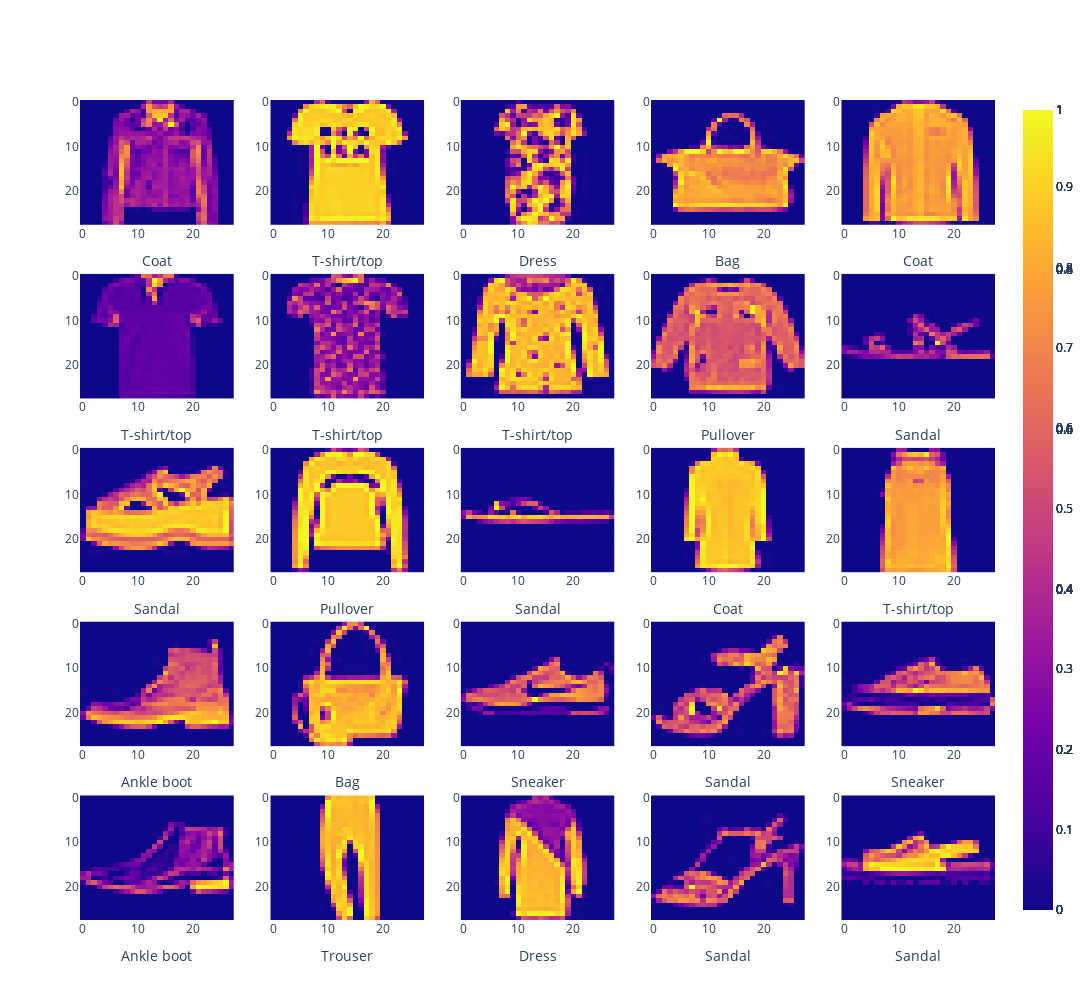

The notebook cell this image was saved under:
### Code cell
plotRandomImg(train_data, seed=212)

### Figure 1 — Plotly figure (JSON) as saved in the notebook; plotly's stock layout.template omitted (floating-point values rounded to 4 significant figures; data arrays with more than 128 entries replaced by an {"elided": "..."} marker saying what was removed)
{"data": [{"type": "heatmap", "xaxis": "x", "yaxis": "y", "z": {"elided": "28x28 float values"}}, {"type": "heatmap", "xaxis": "x2", "yaxis": "y2", "z": {"elided": "28x28 float values"}}, {"type": "heatmap", "xaxis": "x3", "yaxis": "y3", "z": {"elided": "28x28 float values"}}, {"type": "heatmap", "xaxis": "x4", "yaxis": "y4", "z": {"elided": "28x28 float values"}}, {"type": "heatmap", "xaxis": "x5", "yaxis": "y5", "z": {"elided": "28x28 float values"}}, {"type": "heatmap", "xaxis": "x6", "yaxis": "y6", "z": {"elided": "28x28 float values"}}, {"type": "heatmap", "xaxis": "x7", "yaxis": "y7", "z": {"elided": "28x28 float values"}}, {"type": "heatmap", "xaxis": "x8", "yaxis": "y8", "z": {"elided": "28x28 float values"}}, {"type": "heatmap", "xaxis": "x9", "yaxis": "y9", "z": {"elided": "28x28 float values"}}, {"type": "heatmap", "xaxis": "x10", "yaxis": "y10", "z": {"elided": "28x28 float values"}}, {"type": "heatmap", "xaxis": "x11", "yaxis": "y11", "z": {"elided": "28x28 float values"}}, {"type": "heatmap", "xaxis": "x12", "yaxis": "y12", "z": {"elided": "28x28 float values"}}, {"type": "heatmap", "xaxis": "x13", "yaxis": "y13", "z": {"elided": "28x28 float values"}}, {"type": "heatmap", "xaxis": "x14", "yaxis": "y14", "z": {"elided": "28x28 float values"}}, {"type": "heatmap", "xaxis": "x15", "yaxis": "y15", "z": {"elided": "28x28 float values"}}, {"type": "heatmap", "xaxis": "x16", "yaxis": "y16", "z": {"elided": "28x28 float values"}}, {"type": "heatmap", "xaxis": "x17", "yaxis": "y17", "z": {"elided": "28x28 float values"}}, {"type": "heatmap", "xaxis": "x18", "yaxis": "y18", "z": {"elided": "28x28 float values"}}, {"type": "heatmap", "xaxis": "x19", "yaxis": "y19", "z": {"elided": "28x28 float values"}}, {"type": "heatmap", "xaxis": "x20", "yaxis": "y20", "z": {"elided": "28x28 float values"}}, {"type": "heatmap", "xaxis": "x21", "yaxis": "y21", "z": {"elided": "28x28 float values"}}, {"type": "heatmap", "xaxis": "x22", "yaxis": "y22", "z": {"elided": "28x28 float values"}}, {"type": "heatmap", "xaxis": "x23", "yaxis": "y23", "z": {"elided": "28x28 float values"}}, {"type": "heatmap", "xaxis": "x24", "yaxis": "y24", "z": {"elided": "28x28 float values"}}, {"type": "heatmap", "xaxis": "x25", "yaxis": "y25", "z": {"elided": "28x28 float values"}}], "layout": {"coloraxis": {"showscale": false}, "height": 1000, "width": 1200, "xaxis": {"anchor": "y", "domain": [0, 0.168], "title": {"text": "Coat"}}, "xaxis10": {"anchor": "y10", "domain": [0.832, 1], "title": {"text": "Sandal"}}, "xaxis11": {"anchor": "y11", "domain": [0, 0.168], "title": {"text": "Sandal"}}, "xaxis12": {"anchor": "y12", "domain": [0.208, 0.376], "title": {"text": "Pullover"}}, "xaxis13": {"anchor": "y13", "domain": [0.416, 0.584], "title": {"text": "Sandal"}}, "xaxis14": {"anchor": "y14", "domain": [0.624, 0.792], "title": {"text": "Coat"}}, "xaxis15": {"anchor": "y15", "domain": [0.832, 1], "title": {"text": "T-shirt/top"}}, "xaxis16": {"anchor": "y16", "domain": [0, 0.168], "title": {"text": "Ankle boot"}}, "xaxis17": {"anchor": "y17", "domain": [0.208, 0.376], "title": {"text": "Bag"}}, "xaxis18": {"anchor": "y18", "domain": [0.416, 0.584], "title": {"text": "Sneaker"}}, "xaxis19": {"anchor": "y19", "domain": [0.624, 0.792], "title": {"text": "Sandal"}}, "xaxis2": {"anchor": "y2", "domain": [0.208, 0.376], "title": {"text": "T-shirt/top"}}, "xaxis20": {"anchor": "y20", "domain": [0.832, 1], "title": {"text": "Sneaker"}}, "xaxis21": {"anchor": "y21", "domain": [0, 0.168], "title": {"text": "Ankle boot"}}, "xaxis22": {"anchor": "y22", "domain": [0.208, 0.376], "title": {"text": "Trouser"}}, "xaxis23": {"anchor": "y23", "domain": [0.416, 0.584], "title": {"text": "Dress"}}, "xaxis24": {"anchor": "y24", "domain": [0.624, 0.792], "title": {"text": "Sandal"}}, "xaxis25": {"anchor": "y25", "domain": [0.832, 1], "title": {"text": "Sandal"}}, "xaxis3": {"anchor": "y3", "domain": [0.416, 0.584], "title": {"text": "Dress"}}, "xaxis4": {"anchor": "y4", "domain": [0.624, 0.792], "title": {"text": "Bag"}}, "xaxis5": {"anchor": "y5", "domain": [0.832, 1], "title": {"text": "Coat"}}, "xaxis6": {"anchor": "y6", "domain": [0, 0.168], "title": {"text": "T-shirt/top"}}, "xaxis7": {"anchor": "y7", "domain": [0.208, 0.376], "title": {"text": "T-shirt/top"}}, "xaxis8": {"anchor": "y8", "domain": [0.416, 0.584], "title": {"text": "T-shirt/top"}}, "xaxis9": {"anchor": "y9", "domain": [0.624, 0.792], "title": {"text": "Pullover"}}, "yaxis": {"anchor": "x", "autorange": "reversed", "domain": [0.848, 1]}, "yaxis10": {"anchor": "x10", "autorange": "reversed", "domain": [0.636, 0.788]}, "yaxis11": {"anchor": "x11", "autorange": "reversed", "domain": [0.424, 0.576]}, "yaxis12": {"anchor": "x12", "autorange": "reversed", "domain": [0.424, 0.576]}, "yaxis13": {"anchor": "x13", "autorange": "reversed", "domain": [0.424, 0.576]}, "yaxis14": {"anchor": "x14", "autorange": "reversed", "domain": [0.424, 0.576]}, "yaxis15": {"anchor": "x15", "autorange": "reversed", "domain": [0.424, 0.576]}, "yaxis16": {"anchor": "x16", "autorange": "reversed", "domain": [0.212, 0.364]}, "yaxis17": {"anchor": "x17", "autorange": "reversed", "domain": [0.212, 0.364]}, "yaxis18": {"anchor": "x18", "autorange": "reversed", "domain": [0.212, 0.364]}, "yaxis19": {"anchor": "x19", "autorange": "reversed", "domain": [0.212, 0.364]}, "yaxis2": {"anchor": "x2", "autorange": "reversed", "domain": [0.848, 1]}, "yaxis20": {"anchor": "x20", "autorange": "reversed", "domain": [0.212, 0.364]}, "yaxis21": {"anchor": "x21", "autorange": "reversed", "domain": [0, 0.152]}, "yaxis22": {"anchor": "x22", "autorange": "reversed", "domain": [0, 0.152]}, "yaxis23": {"anchor": "x23", "autorange": "reversed", "domain": [0, 0.152]}, "yaxis24": {"anchor": "x24", "autorange": "reversed", "domain": [0, 0.152]}, "yaxis25": {"anchor": "x25", "autorange": "reversed", "domain": [0, 0.152]}, "yaxis3": {"anchor": "x3", "autorange": "reversed", "domain": [0.848, 1]}, "yaxis4": {"anchor": "x4", "autorange": "reversed", "domain": [0.848, 1]}, "yaxis5": {"anchor": "x5", "autorange": "reversed", "domain": [0.848, 1]}, "yaxis6": {"anchor": "x6", "autorange": "reversed", "domain": [0.636, 0.788]}, "yaxis7": {"anchor": "x7", "autorange": "reversed", "domain": [0.636, 0.788]}, "yaxis8": {"anchor": "x8", "autorange": "reversed", "domain": [0.636, 0.788]}, "yaxis9": {"anchor": "x9", "autorange": "reversed", "domain": [0.636, 0.788]}}}
